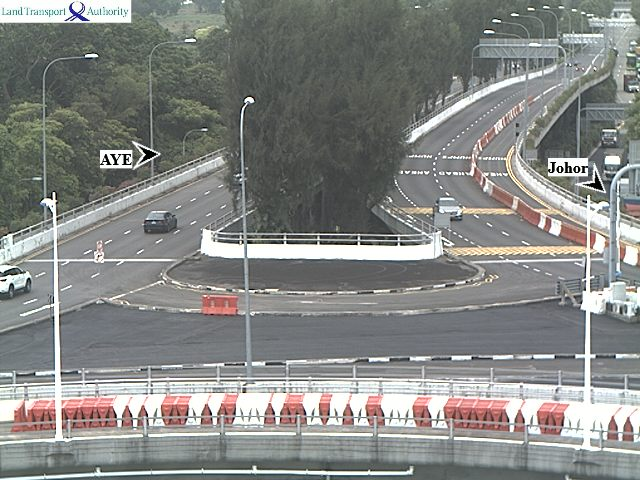
#> input picture sample_images/4713_2019-11-15T11:53:36.jpg, 640 x 480 px; its folder holds only this picture in this run
$ jupyter execute --allow-errors 1_eda_and_preprocessing.ipynb   (shell and % lines are left out)   (older library calls are emulated)
#> lines starting #> are read from the running program, lines starting #| are printed output that depends on the picture; after the words box and inside, x2 and y2 are one past the last pixel; in counts of white or black regions, pixels touching at a corner belong together
# Capstone Project: Traffic Volume Analysis
---
Project notebook organisation:<br>
**1 - EDA and preprocessing** (current notebook)<br>
[2 - Modelling and insights](./2_modelling_and_insights.ipynb)<br>
[3 - Appendix](./appendix.ipynb)<br>
<br>
<br>

[cell 1]
import os, warnings
warnings.filterwarnings('ignore')

import numpy as np
import pandas as pd
import matplotlib.pyplot as plt
from matplotlib.dates import DateFormatter
import seaborn as sns

from PIL import Image
import cv2 as cv
from skimage import io
from skimage.exposure import histogram
from skimage.util import img_as_ubyte
from skimage.restoration import (denoise_tv_chambolle, denoise_bilateral,
                                 denoise_wavelet, estimate_sigma)
from skimage.feature import blob_dog, blob_log, blob_doh
from scipy import ndimage as ndi

sns.set_style('ticks')
pd.set_option('display.max_columns', None)

## Introduction & problem statement
   ---

Estimation of traffic conditions is important in allowing commuters to decide on the best time and route of travel. This is an especially pertinent problem at the two causeways (Woodlands and Tuas) that bridge the strait between Singapore and Malaysia. On an average day, [350,000 travellers cross the Woodlands causeway alone](https://www.straitstimes.com/singapore/a-look-at-woodlands-checkpoint-singapores-first-and-last-line-of-defence), making it [one of the busiest overland border crossings in the region](https://infographics.channelnewsasia.com/interactive/causewayjam/index.html). For Singaporeans, crossing into Malaysia can take anywhere from 30 minutes at optimal conditions and several hours during popular crossing times such as Saturday mornings. Having an understanding of existing traffic conditions at the checkpoints would allow Singaporean commuters to make better decisions about whether or not to make the journey across at a given time.

Currently, commuters rely on a list of websites that display static images from the [same traffic cameras API](https://data.gov.sg/dataset/traffic-images) offered by LTA (e.g. [[1]](https://www.onemotoring.com.sg/content/onemotoring/home/driving/traffic_information/traffic-cameras/kje.html#trafficCameras), [[2]](http://www.jalanow.com/johor-singapore-live-traffic-cam.htm), [[3]](https://www.sgmytaxi.com/traffic-camera/), [[4]](http://www.checkpoint.sg/)), thus requiring them to guess how many cars were present before they visited the page and how long the current condition is expected to last. The smart phone app "Beat the Jam" went one step further and provides historic and predicted data on the time required to cross. However, as [they obtain this information from Google Maps](https://causewayjam.wordpress.com/2016/03/02/beat-the-jam-version-2-0-is-live/), it depends on crowd-sourced data and won't be as accurate as car counts obtained from real-time images.

The goal of this project is to use deep learning and image processing techniques to extract real-time traffic volume from traffic camera images. This has the potential to complement existing solutions on the market to allow better representations of traffic situations. Due to time limitations, the scope of this project is currently limited to daytime traffic at the Tuas Checkpoint.

### Contents

1. [Data acquisition](#Data-acquisition)
2. [Preprocessing](#Preprocessing)
3. [EDA](#EDA)

## Executive summary
---

This project used traffic camera images obtained from the the [traffic cameras API](https://data.gov.sg/dataset/traffic-images) on Data.gov.sg. The low resolution of the images hindered the training of an object detection model. As such, in this project I used a background subtraction algorithm followed by several machine learning and deep learning approaches to predict the number of cars in each image.

The production (XGBoost) model extracts the number of cars from traffic images with relatively high accuracy (MAE = 6.59), thus providing a direct estimation of road congestion in contrast to the proxy-based model used by Google Maps, which bases their traffic information on a combination of real-time data sent by smartphones and historic travel times. However, what this model lacks is the ability to estimate travel times. The two approaches should therefore be considered complementary, and could be combined for a more well-rounded application that provides better recommendations to commuters.

The biggest limitation with the current approach to modelling traffic is that it produces a model that cannot be generalised to images from other cameras. Due to the low image qualities that hinders the training of an object detection model, the current model relies on a somewhat primitive approach of manual car labelling. As each traffic camera is angled differently with regards to the cars on the road, they each produce images with different patterns of occlusion. Therefore, a model trained on labelled images from one camera would not be able to accurately predict the number of cars in images from a camera at a different angle or location.

## Data acquisition
---

Traffic camera images were obtained using the publicly available [traffic images API](https://data.gov.sg/dataset/traffic-images) from Data.gov.sg. This API is maintained by the Land Transport Authority (LTA) of Singapore. Images are updated once every minute or so.

The data used for this project consists of images from the camera ID 4713 as shown in the map above, from about 8 am to 6 pm on days where the weather is clear. Details of the datasets are as follows:

|data|date|time|number of images|
|--|--|--|--|
|training| 2019 Nov 15| 0901 - 1643 hrs|349
|validation| 2019 Nov 14| 0815 - 1621 hrs|389
|test| 2019 Nov 17| 0846 - 1800 hrs|457

The script for scraping from this API as well as instructions for how to use it can be found in the `image_scraper` folder under the main project directory.

All three datasets were hand-labelled with the number of cars using the [VGG Image Annotator](http://www.robots.ox.ac.uk/~vgg/software/via/via-1.0.6.html) by the Visual Geometry Group. While it would have been ideal to have one person label all images to ensure consistency, due to time constraints and the large number of cars in the images this was not possible. Instead, the training and validation sets were labelled by one person, and the test set by another. An example of a labelled image is shown below:

## Preprocessing
---

As can be seen below, the raw images have several limitations. Firstly, their resolutions are very low (480 px by 640 px). Secondly, the camera is angled such that cars further from the camera are occluded by cars closer to the camera.

This implicated the modelling approach, as it meant that counting cars by object detection was not possible. To train the model to predict the number of cars in each frame, I instead used a background subtraction algorithm (as explained below), together with manually labelled images.

[cell 2]
path_in = '../sample_images/'
img_files = [f for f in os.listdir(path_in) if f != '.DS_Store']
#> (the rest of this cell did not finish here and is left out)

### Image processing

#### Crop images

The images are first cropped to the road of interest, as a first step to reduce noise in the final preprocessed image. The motorbike lane is also cropped out. Cars far away from the camera are cropped as individual cars become more indiscernable the further they are from the camera. Parts of image on the bottom right are cropped as well to remove structures (i.e. poles) that block the view of the cars.

[cell 3]
cropped_images = []

for image in img_files:
    file = io.imread(path_in + image)
#> file is the input picture: shape (480, 640, 3); mean R, G, B 133.5, 135, 132.6

    # crop image
    file = file[60:320, 380:]
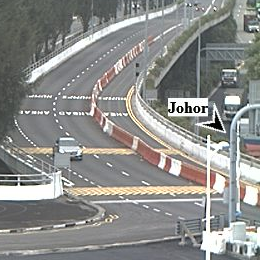
#> file: shape (260, 260, 3); mean R, G, B 140.3, 141, 138.8
    # black out unnecessary parts in cropped image
    # right polygon
    file[:185, 240:] = 0
    file[:, 205:] = 0
    file[:170, 200:] = 0
    file[:165, 180:] = 0
    file[:158, 160:] = 0
    file[:153, 150:] = 0
    file[:143, 144:] = 0
    file[50:135, 130:] = 0
    file[60:130, 120:] = 0
    file[70:125, 110:] = 0
    file[80:115, 100:] = 0
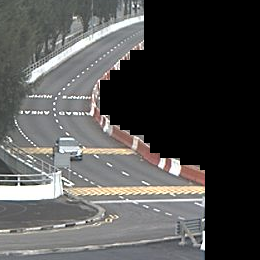
#> file: shape (260, 260, 3); mean R, G, B 81.5, 81.1, 80.1
    file[90:110, 95:] = 0
#> file: shape (260, 260, 3); 0.15% of pixels changed, all inside (x1, y1, x2, y2) = (95, 90, 100, 110)
    # top left polygon
    for length, width in zip(np.arange(5,96,5), np.arange(150,0,-10)):
        file[:length,:width]=0
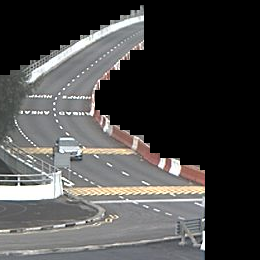
#> file: shape (260, 260, 3); mean R, G, B 72.7, 72, 71.3
    # bottom left polygon
    for length, width in zip(np.arange(150,245, 5), np.arange(0,190,10)):
        file[length:,:width]=0
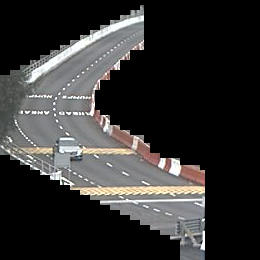
#> file: shape (260, 260, 3); 16.64% of pixels changed, all inside (x1, y1, x2, y2) = (0, 155, 180, 260)

    # save frame
    cropped_images.append(file)

[cell 4]
# plot original and cropped images for comparison
fig, ax = plt.subplots(ncols = 2, figsize=(15, 7), gridspec_kw={'width_ratios': [5.35, 4]})
#> (the rest of this cell did not finish here and is left out)

#### Background subtraction

Background subtraction is possible as the images are from a static camera. Most fundamentally, background subtraction is the process of taking the difference in pixel values between a target image and a reference image. The pixels (e.g. those of the road surface) that did not change would return a value of 0 and are deemed the background.

The background subtractor class in the `OpenCV` library applies a `history` and a `learningRate` parameter to this fundamental concept, which controls for changes in certain background conditions (such as light) that can occur over time. As shown below, after applying the background subtractor the cropped traffic images, cars are extracted as the foreground (in non-black pixels), whereas the road is blacked out as the background.

Even with the `history` and the `learningRate` parameters, however, the background subtractor performs poorly when there are sudden changes in light regime between consecutive frames, such as the sun emerging from behind clouds. Due to the rather large amount of time the images are spaced apart (1 minute), this wasn't a rare occurrence.

[cell 5]
# define background subtractor
bg_sub = cv.createBackgroundSubtractorMOG2(history = 5, varThreshold=100, detectShadows=False)

image_foreground = []

for frame in cropped_images:
    # apply background subtractor to frames
    foreground = bg_sub.apply(frame,learningRate=0.7)

    image_foreground.append(foreground)
#> this loop made 1 pass
#> after the loop, image_foreground = 1 item
